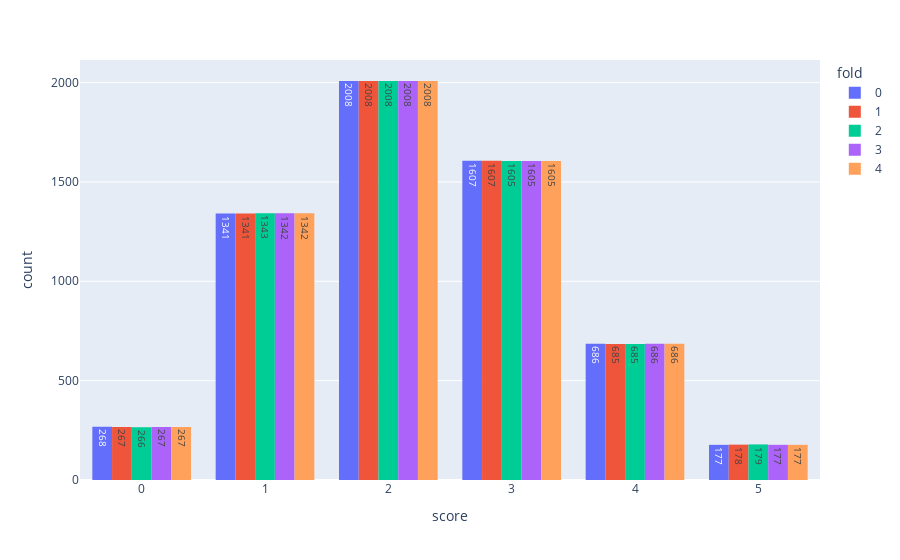

Notebook code for this chart:
### Code cell
px.histogram(train_df, x="score", color="fold", text_auto=True, barmode="group")

### Figure 1 — Plotly figure (JSON) as saved in the notebook; plotly's stock layout.template omitted (floating-point values rounded to 4 significant figures; data arrays with more than 128 entries replaced by an {"elided": "..."} marker saying what was removed)
{"data": [{"alignmentgroup": "True", "bingroup": "x", "hovertemplate": "fold=0<br>score=%{x}<br>count=%{y}<extra></extra>", "legendgroup": "0", "marker": {"color": "#636efa", "pattern": {"shape": ""}}, "name": "0", "offsetgroup": "0", "orientation": "v", "showlegend": true, "texttemplate": "%{value}", "type": "histogram", "x": {"elided": "6087 int values"}, "xaxis": "x", "yaxis": "y"}, {"alignmentgroup": "True", "bingroup": "x", "hovertemplate": "fold=1<br>score=%{x}<br>count=%{y}<extra></extra>", "legendgroup": "1", "marker": {"color": "#EF553B", "pattern": {"shape": ""}}, "name": "1", "offsetgroup": "1", "orientation": "v", "showlegend": true, "texttemplate": "%{value}", "type": "histogram", "x": {"elided": "6086 int values"}, "xaxis": "x", "yaxis": "y"}, {"alignmentgroup": "True", "bingroup": "x", "hovertemplate": "fold=2<br>score=%{x}<br>count=%{y}<extra></extra>", "legendgroup": "2", "marker": {"color": "#00cc96", "pattern": {"shape": ""}}, "name": "2", "offsetgroup": "2", "orientation": "v", "showlegend": true, "texttemplate": "%{value}", "type": "histogram", "x": {"elided": "6086 int values"}, "xaxis": "x", "yaxis": "y"}, {"alignmentgroup": "True", "bingroup": "x", "hovertemplate": "fold=3<br>score=%{x}<br>count=%{y}<extra></extra>", "legendgroup": "3", "marker": {"color": "#ab63fa", "pattern": {"shape": ""}}, "name": "3", "offsetgroup": "3", "orientation": "v", "showlegend": true, "texttemplate": "%{value}", "type": "histogram", "x": {"elided": "6085 int values"}, "xaxis": "x", "yaxis": "y"}, {"alignmentgroup": "True", "bingroup": "x", "hovertemplate": "fold=4<br>score=%{x}<br>count=%{y}<extra></extra>", "legendgroup": "4", "marker": {"color": "#FFA15A", "pattern": {"shape": ""}}, "name": "4", "offsetgroup": "4", "orientation": "v", "showlegend": true, "texttemplate": "%{value}", "type": "histogram", "x": {"elided": "6085 int values"}, "xaxis": "x", "yaxis": "y"}], "layout": {"barmode": "group", "legend": {"title": {"text": "fold"}, "tracegroupgap": 0}, "margin": {"t": 60}, "xaxis": {"anchor": "y", "domain": [0, 1], "title": {"text": "score"}}, "yaxis": {"anchor": "x", "domain": [0, 1], "title": {"text": "count"}}}}
